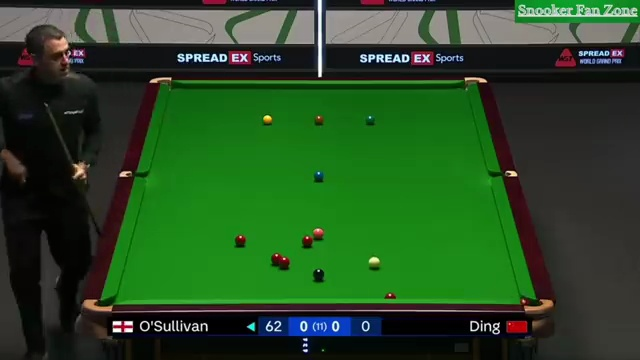
#> input picture test_images/1..jpg, 640 x 360 px
$ python -i table_detection_2.py   (imports and definitions only)
#> lines starting #> are read from the running program, lines starting #| are printed output that depends on the picture; after the words box and inside, x2 and y2 are one past the last pixel; in counts of white or black regions, pixels touching at a corner belong together
#> further down, picture is the input picture: shape (360, 640, 3); mean B, G, R 36.6, 75.7, 39.6
"""
Improved table detection using adaptive thresholding and contour analysis.
"""
import os
import cv2
import numpy as np
from typing import List, Tuple, Optional, Dict, Any
import time

def setup_debug() -> None:
    """Create debug directory if it doesn't exist."""
    os.makedirs('debug', exist_ok=True)

# [12 lines left out: functions save_debug_image, clahe_enhance, not called in this run]

def preprocess_image(image: np.ndarray, debug: bool = False) -> Tuple[np.ndarray, int]:
    """Preprocess the image for table detection using color-based segmentation."""
#> called with debug = False
    timestamp = int(time.time()) if debug else None

    # Convert to HSV color space for better color segmentation
    hsv = cv2.cvtColor(image, cv2.COLOR_BGR2HSV)
#> hsv: shape (360, 640, 3); mean H, S, V 58.5, 129.1, 80.5
    if debug:
        save_debug_image(hsv, '01_hsv', timestamp)

    # Define range for green color (snooker table)
    # These values may need adjustment based on your specific table color
    lower_green1 = np.array([35, 50, 50])
    upper_green1 = np.array([85, 255, 255])

    # Create a mask for green color
    mask_green = cv2.inRange(hsv, lower_green1, upper_green1)
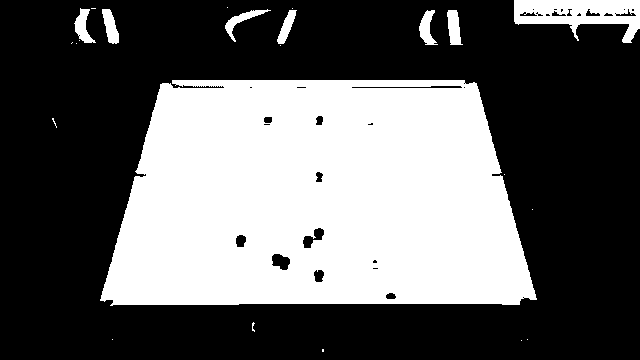
#> mask_green: shape (360, 640); 38.3% white; 23 white regions (15 under 20 px), largest, box (x1, y1, x2, y2) and area: (100, 80, 537, 306) 83117, (514, 0, 640, 43) 3047, (447, 10, 463, 45) 383
    if debug:
        save_debug_image(mask_green, '02_mask_green', timestamp)

    # Apply morphological operations to clean up the mask
    kernel = np.ones((5, 5), np.uint8)
    mask_closed = cv2.morphologyEx(mask_green, cv2.MORPH_CLOSE, kernel, iterations=2)
#> mask_closed: shape (360, 640); 38.9% white; 17 white regions (8 under 20 px), largest, box (x1, y1, x2, y2) and area: (100, 80, 537, 306) 84139, (514, 0, 640, 43) 3330, (71, 8, 96, 44) 412
    mask_opened = cv2.morphologyEx(mask_closed, cv2.MORPH_OPEN, kernel, iterations=2)
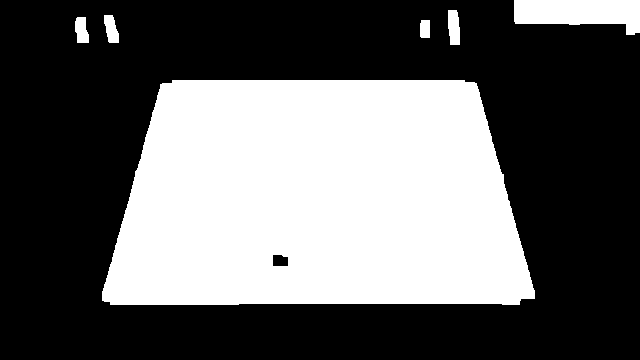
#> mask_opened: shape (360, 640); 38.4% white; 6 white regions

    # Find the largest contour in the mask
    contours, _ = cv2.findContours(mask_opened, cv2.RETR_EXTERNAL, cv2.CHAIN_APPROX_SIMPLE)
#> contours = 6 contours; box (x1, y1, x2, y2) and area: (102, 80, 535, 305) 83672, (514, 0, 640, 35) 3018, (448, 10, 460, 45) 326, (104, 15, 119, 43) 266, (75, 17, 89, 43) 258, (420, 20, 430, 38) 150
    if not contours:
        return np.zeros_like(mask_green), timestamp

    # Find the largest contour
    largest_contour = max(contours, key=cv2.contourArea)
#> largest_contour = contour of 255 points, box (x1, y1, x2, y2) (102, 80, 535, 305), area 83672

    # Create a mask from the largest contour
    table_mask = np.zeros_like(mask_green)
    cv2.drawContours(table_mask, [largest_contour], -1, 255, -1)
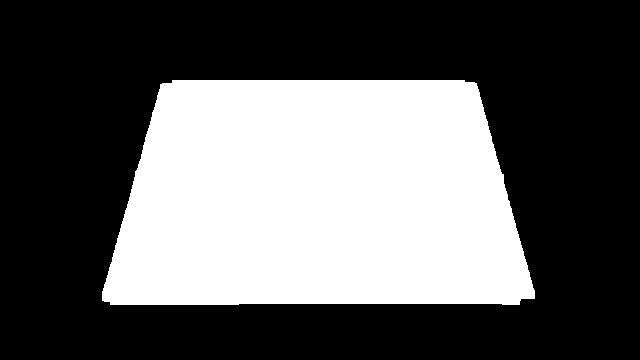
#> table_mask: shape (360, 640); 36.6% white; 1 white region, box (x1, y1, x2, y2) and area: (102, 80, 535, 305) 84268

    # Apply the mask to the original image
    masked = cv2.bitwise_and(image, image, mask=table_mask)
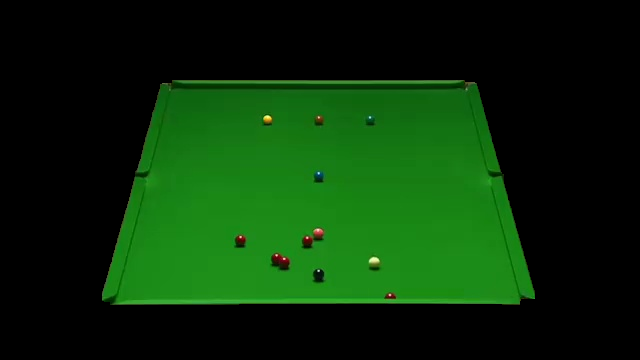
#> masked: shape (360, 640, 3); mean B, G, R 8, 45.8, 9.2
    if debug:
        save_debug_image(masked, '03_masked', timestamp)

    # Convert to grayscale for edge detection
    gray = cv2.cvtColor(masked, cv2.COLOR_BGR2GRAY)
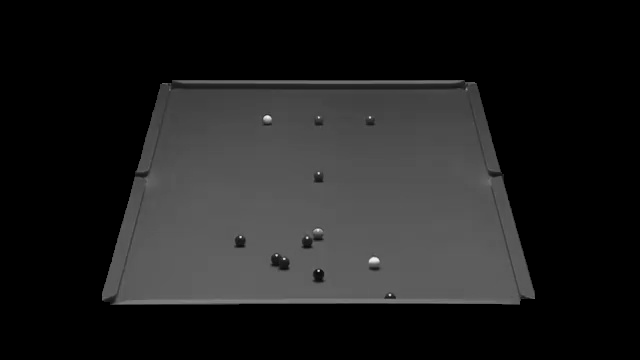
#> gray: shape (360, 640); min 0, max 242, mean 30.6

    # Apply CLAHE for better contrast
    clahe = cv2.createCLAHE(clipLimit=2.0, tileGridSize=(8, 8))
    clahe_img = clahe.apply(gray)
    if debug:
        save_debug_image(clahe_img, '04_clahe', timestamp)

    # Apply Gaussian blur
    blurred = cv2.GaussianBlur(clahe_img, (5, 5), 0)

    # Edge detection
    edges = cv2.Canny(blurred, 50, 150)
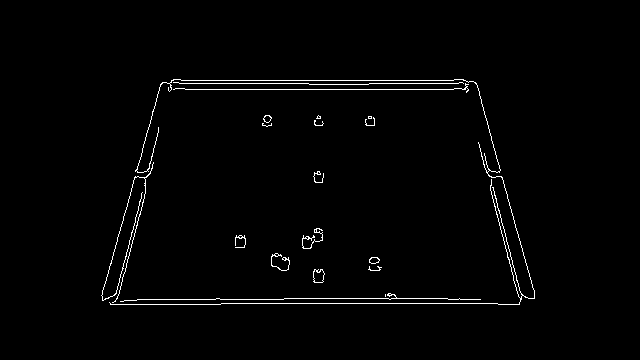
#> edges: shape (360, 640); 1.4% white in thin lines or dots, all inside (x1, y1, x2, y2) = (101, 79, 535, 305)
    if debug:
        save_debug_image(edges, '05_edges', timestamp)

    # Dilate edges to connect nearby edges
    dilated = cv2.dilate(edges, kernel, iterations=2)
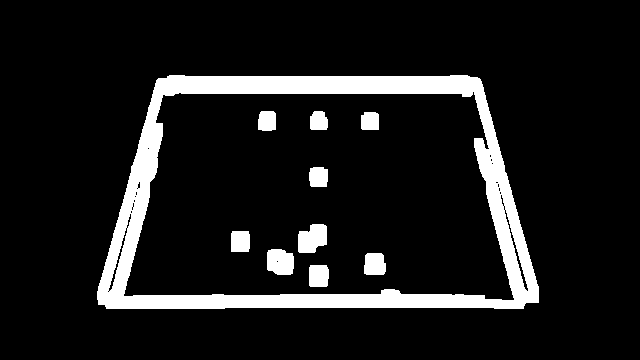
#> dilated: shape (360, 640); 10.7% white; 10 white regions
    if debug:
        save_debug_image(dilated, '06_dilated', timestamp)

    return dilated, timestamp

def find_table_contour(processed: np.ndarray, original: np.ndarray, timestamp: int = None) -> Optional[np.ndarray]:
    """Find the largest rectangular contour in the processed image."""
    # Create a copy of the original for visualization
    debug_img = original.copy() if timestamp is not None else None

    # Find contours in the processed image
    contours, _ = cv2.findContours(processed, cv2.RETR_EXTERNAL, cv2.CHAIN_APPROX_SIMPLE)
#> contours = 1 contour; box (x1, y1, x2, y2) and area: (97, 75, 539, 309) 89096

    if not contours:
        if timestamp is not None:
            save_debug_image(debug_img, '07_no_contours', timestamp)
        return None

    # Sort contours by area in descending order
    contours = sorted(contours, key=cv2.contourArea, reverse=True)

    # Find the best rectangle
    best_rect = None
    best_score = -1

    for i, contour in enumerate(contours):
        # Calculate contour area and skip small contours
        area = cv2.contourArea(contour)
        if area < 1000:  # Minimum area threshold
            continue

        # Simplify the contour
        epsilon = 0.02 * cv2.arcLength(contour, True)
        approx = cv2.approxPolyDP(contour, epsilon, True)

        # We're looking for a quadrilateral (4 points)
        if len(approx) == 4:
            # Order the points consistently
            rect = order_points(approx.reshape(4, 2))

            # Calculate the bounding rectangle
            x, y, w, h = cv2.boundingRect(approx)

            # Skip very small or very large rectangles
            min_dim = min(original.shape[:2])
            if w < min_dim * 0.2 or h < min_dim * 0.2 or \
               w > original.shape[1] * 0.9 or h > original.shape[0] * 0.9:
                continue

            # Calculate the aspect ratio (should be close to standard table aspect)
            aspect_ratio = float(w) / h
            if aspect_ratio < 1.0 or aspect_ratio > 3.0:  # Wider range for perspective distortion
                continue

            # Calculate the solidity (area / convex hull area)
            hull = cv2.convexHull(contour)
            hull_area = cv2.contourArea(hull)
            if hull_area == 0:
                continue
            solidity = float(area) / hull_area

            # Calculate the extent (area / bounding rectangle area)
            rect_area = w * h
            extent = float(area) / rect_area

            # Calculate a score based on area, solidity, and extent
            score = area * solidity * extent

            if timestamp is not None and debug_img is not None:
                # Draw the current contour
                cv2.drawContours(debug_img, [approx], -1, (0, 0, 255), 2)
                cv2.putText(debug_img, f"Score: {score:.1f}", (x, y-10),
                          cv2.FONT_HERSHEY_SIMPLEX, 0.5, (0, 0, 255), 1)

            if score > best_score:
                best_score = score
                best_rect = rect
#> this loop made 1 pass
#> (area, epsilon, approx, s in order_points, diff in order_points, x, y, w) on pass 1: (89096.5, 25.46, [[156, 80], [98, 304], [538, 302], [479, 78]], [236, 402, 840, 557], [-76, 206, -236, -401], 98, 78, 441)
#> after the loop, best_score = 78415.1

    # Save the debug image with all contours and the best one
    if timestamp is not None and debug_img is not None:
        if best_rect is not None:
            # Draw the best rectangle
            cv2.drawContours(debug_img, [best_rect.astype(int)], -1, (255, 0, 0), 3)

            # Draw corner points with numbers
            for j, (x, y) in enumerate(best_rect):
                cv2.circle(debug_img, (int(x), int(y)), 5, (0, 255, 255), -1)
                cv2.putText(debug_img, str(j+1), (int(x) + 10, int(y) + 5),
                          cv2.FONT_HERSHEY_SIMPLEX, 0.5, (0, 255, 255), 2)

        save_debug_image(debug_img, '07_contours', timestamp)

    return best_rect

def order_points(pts: np.ndarray) -> np.ndarray:
    """
    Order points in the following order:
    1. Top-left
    2. Top-right
    3. Bottom-right
    4. Bottom-left
    """
    rect = np.zeros((4, 2), dtype=np.float32)

    # Top-left point has smallest sum
    # Bottom-right point has largest sum
    s = pts.sum(axis=1)
    rect[0] = pts[np.argmin(s)]  # top-left
    rect[2] = pts[np.argmax(s)]  # bottom-right

    # Top-right point has smallest difference
    # Bottom-left point has largest difference
    diff = np.diff(pts, axis=1)
    rect[1] = pts[np.argmin(diff)]  # top-right
    rect[3] = pts[np.argmax(diff)]  # bottom-left

    return rect

def detect_table_corners(image: np.ndarray, debug: bool = False) -> Optional[np.ndarray]:
    """
    Detect the four corners of a snooker table in the given image.

    Args:
        image: Input BGR image
        debug: If True, save intermediate results

    Returns:
        Array of 4 points (x,y) representing the table corners in order:
        [top-left, top-right, bottom-right, bottom-left]
        Returns None if table cannot be detected
    """
    # Setup debug
    timestamp = int(time.time()) if debug else None
    if debug:
        setup_debug()
        save_debug_image(image, '00_original', timestamp)

    # Step 1: Preprocess the image
    processed, _ = preprocess_image(image, debug=debug)

    # Step 2: Find the table contour
    corners = find_table_contour(processed, image, timestamp)
#> corners = [[156, 80], [479, 78], [538, 302], [98, 304]]

    if corners is None:
        if debug:
            print("No valid table contour found")
        return None

    # Step 3: Order the points
    ordered_corners = order_points(corners)
#> ordered_corners = [[156, 80], [479, 78], [538, 302], [98, 304]]

    # Step 4: Create debug visualization if requested
    if debug:
        debug_img = image.copy()

        # Draw the contour
        cv2.drawContours(debug_img, [ordered_corners.astype(int)], -1, (0, 255, 0), 2)

        # Draw the corners with numbers
        for i, (x, y) in enumerate(ordered_corners):
            cv2.circle(debug_img, (int(x), int(y)), 5, (0, 0, 255), -1)
            cv2.putText(debug_img, str(i+1), (int(x) + 10, int(y) + 5),
                       cv2.FONT_HERSHEY_SIMPLEX, 0.7, (0, 0, 255), 2)

        # Add corner coordinates
        for i, (x, y) in enumerate(ordered_corners):
            cv2.putText(debug_img, f"{i+1}: ({int(x)}, {int(y)})",
                       (20, 30 + i*30), cv2.FONT_HERSHEY_SIMPLEX,
                       0.7, (0, 255, 255), 2)

        save_debug_image(debug_img, '06_final_result', timestamp)

    return ordered_corners

# [24 lines left out: function visualize_corners, not called in this run]

>>> import cv2
>>> picture = cv2.imread('../test_images/1..jpg')
>>> result = detect_table_corners(picture)
#> result = [[156, 80], [479, 78], [538, 302], [98, 304]]

$ run again, on test_images/2..jpg
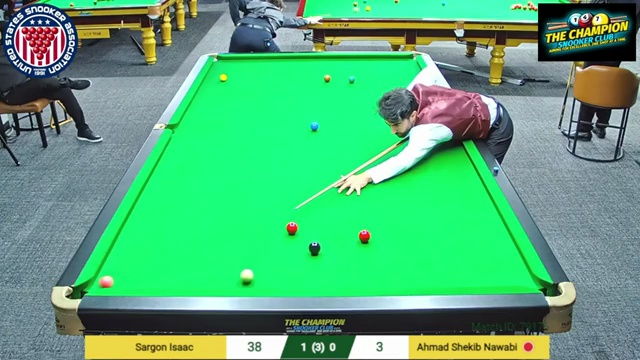
#> input picture test_images/2..jpg, 640 x 360 px
#> picture is the input picture: shape (360, 640, 3); mean B, G, R 120.7, 172.3, 86
#> hsv: shape (360, 640, 3); mean H, S, V 81.4, 131.8, 179.7
#> in preprocess_image, `mask_green = cv2.inRange(hsv, lower_green1, upper_green1)`:
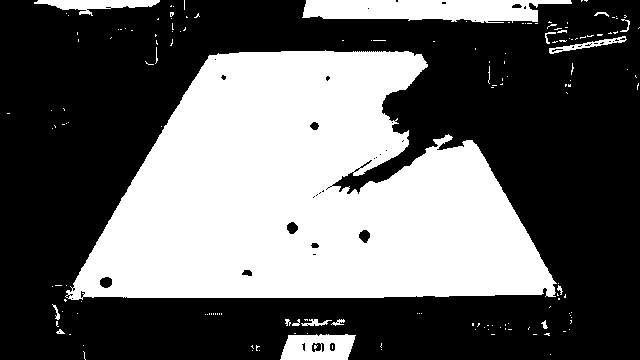
#> mask_green: shape (360, 640); 39% white; 165 white regions (147 under 20 px), largest, box (x1, y1, x2, y2) and area: (65, 50, 557, 300) 81347, (302, 0, 572, 23) 4678, (280, 334, 356, 360) 1564
#> mask_closed: shape (360, 640); 40.3% white; 58 white regions (41 under 20 px), largest, box (x1, y1, x2, y2) and area: (55, 50, 566, 302) 82528, (302, 0, 572, 24) 4873, (280, 319, 356, 360) 2220
#> mask_opened: shape (360, 640); 39.6% white; 5 white regions
#> in preprocess_image, `contours, _ = cv2.findContours(mask_opened, cv2.RETR_EXTERNAL, cv2.CHA..`: contours = 5 contours; box (x1, y1, x2, y2) and area: (66, 51, 562, 300) 81692, (304, 0, 538, 24) 4455, (281, 319, 353, 360) 1818, (546, 24, 627, 53) 1120, (48, 0, 156, 15) 852
#> largest_contour = contour of 462 points, box (x1, y1, x2, y2) (66, 51, 562, 300), area 81692
#> table_mask: shape (360, 640); 35.8% white; 1 white region, box (x1, y1, x2, y2) and area: (66, 51, 562, 300) 82437
#> edges: shape (360, 640); 1.9% white in thin lines or dots, all inside (x1, y1, x2, y2) = (65, 50, 563, 301)
#> in preprocess_image, `dilated = cv2.dilate(edges, kernel, iterations=2)`:
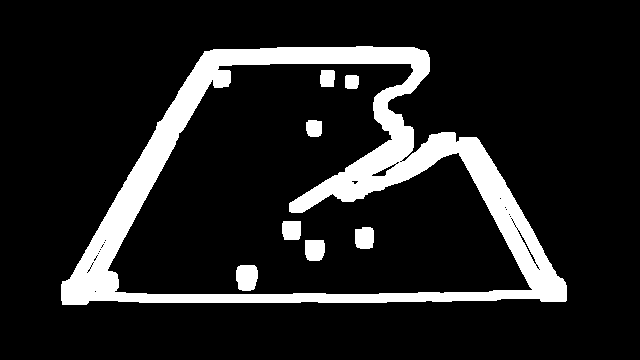
#> dilated: shape (360, 640); 12.9% white; 8 white regions
#> in find_table_contour, `contours, _ = cv2.findContours(processed, cv2.RETR_EXTERNAL, cv2.CHAIN..`: contours = 1 contour; box (x1, y1, x2, y2) and area: (61, 46, 567, 305) 90080
#> the loop in find_table_contour, `for i, contour in enumerate(contours):` made 1 pass
#> (area, epsilon) on pass 1: (90079.5, 30.44)
#> after the loop in find_table_contour, `for i, contour in enumerate(contours):`: best_score = -1

$ run again, on test_images/3.jpg
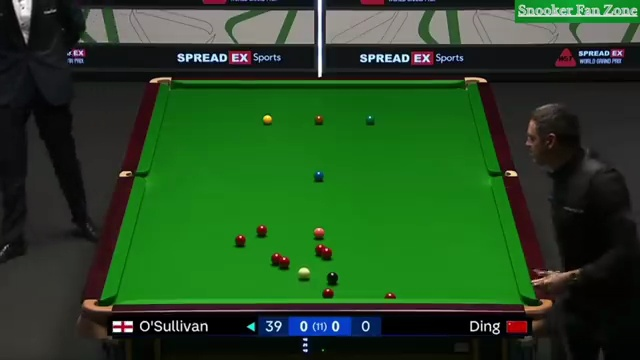
#> input picture test_images/3.jpg, 640 x 360 px
#> picture is the input picture: shape (360, 640, 3); mean B, G, R 34.8, 73.4, 37.1
#> hsv: shape (360, 640, 3); mean H, S, V 61.4, 127.6, 78
#> in preprocess_image, `mask_green = cv2.inRange(hsv, lower_green1, upper_green1)`:
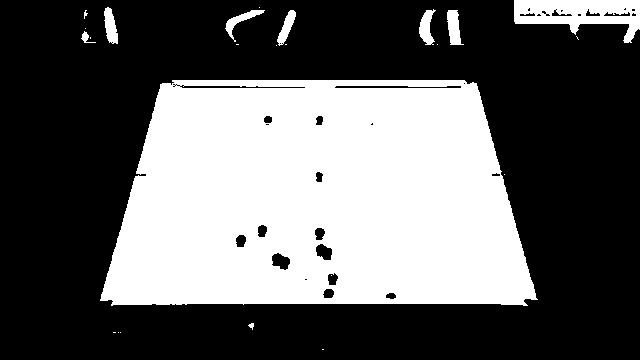
#> mask_green: shape (360, 640); 38% white; 24 white regions (15 under 20 px), largest, box (x1, y1, x2, y2) and area: (100, 80, 538, 306) 82717, (514, 0, 640, 43) 3044, (447, 10, 464, 45) 385
#> mask_closed: shape (360, 640); 38.7% white; 13 white regions (3 under 20 px), largest, box (x1, y1, x2, y2) and area: (100, 80, 538, 306) 83991, (514, 0, 640, 43) 3313, (447, 10, 464, 45) 392
#> mask_opened: shape (360, 640); 38.2% white; 6 white regions
#> in preprocess_image, `contours, _ = cv2.findContours(mask_opened, cv2.RETR_EXTERNAL, cv2.CHA..`: contours = 6 contours; box (x1, y1, x2, y2) and area: (102, 80, 535, 305) 83662, (514, 0, 640, 32) 3022, (447, 10, 460, 45) 338, (105, 16, 118, 43) 245, (420, 19, 430, 38) 159, (278, 36, 287, 45) 64
#> largest_contour = contour of 248 points, box (x1, y1, x2, y2) (102, 80, 535, 305), area 83662
#> table_mask: shape (360, 640); 36.6% white; 1 white region, box (x1, y1, x2, y2) and area: (102, 80, 535, 305) 84258
#> edges: shape (360, 640); 1.4% white in thin lines or dots, all inside (x1, y1, x2, y2) = (101, 79, 535, 306)
#> in preprocess_image, `dilated = cv2.dilate(edges, kernel, iterations=2)`:
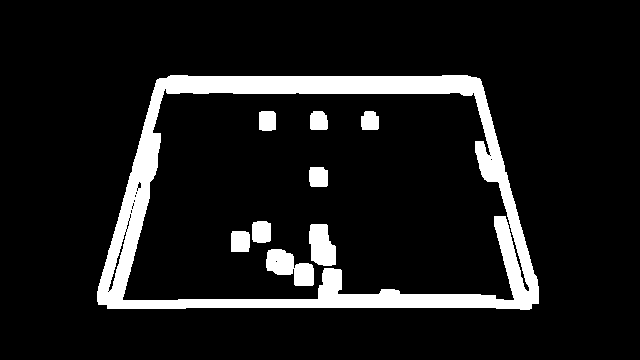
#> dilated: shape (360, 640); 10.4% white; 9 white regions
#> in find_table_contour, `contours, _ = cv2.findContours(processed, cv2.RETR_EXTERNAL, cv2.CHAIN..`: contours = 1 contour; box (x1, y1, x2, y2) and area: (97, 75, 539, 310) 89129
#> the loop in find_table_contour, `for i, contour in enumerate(contours):` made 1 pass
#> (area, epsilon, approx, s in order_points, diff in order_points, x, y, w) on pass 1: (89129, 25.51, [[156, 80], [98, 304], [538, 303], [479, 78]], [236, 402, 841, 557], [-76, 206, -235, -401], 98, 78, 441)
#> after the loop in find_table_contour, `for i, contour in enumerate(contours):`: best_score = 78242.6
#> corners = [[156, 80], [479, 78], [538, 303], [98, 304]]
